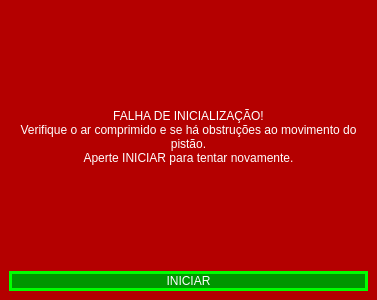
<?xml version="1.0" encoding="UTF-8"?>
<ui version="4.0">
 <class>Sobre</class>
 <widget class="QMainWindow" name="Sobre">
  <property name="geometry">
   <rect>
    <x>0</x>
    <y>0</y>
    <width>377</width>
    <height>300</height>
   </rect>
  </property>
  <property name="sizePolicy">
   <sizepolicy hsizetype="Fixed" vsizetype="Fixed">
    <horstretch>0</horstretch>
    <verstretch>0</verstretch>
   </sizepolicy>
  </property>
  <property name="font">
   <font>
    <family>Arial Black</family>
    <pointsize>18</pointsize>
    <weight>9</weight>
    <italic>false</italic>
    <bold>false</bold>
   </font>
  </property>
  <property name="windowTitle">
   <string>Startup Error!</string>
  </property>
  <property name="styleSheet">
   <string notr="true">*{color:rgb(255,255,255);background-color:rgb(180, 0, 0);font: 75 18pt &quot;Arial Black&quot;;}
QPushButton{background-color:rgb(0, 150, 0); border:3px solid rgb(0, 255, 0)}</string>
  </property>
  <widget class="QWidget" name="centralWidget">
   <property name="autoFillBackground">
    <bool>false</bool>
   </property>
   <layout class="QVBoxLayout" name="verticalLayout">
    <item>
     <widget class="QLabel" name="label">
      <property name="text">
       <string>FALHA DE INICIALIZAÇÃO!
Verifique o ar comprimido e se há obstruções ao movimento do pistão.
Aperte INICIAR para tentar novamente.</string>
      </property>
      <property name="alignment">
       <set>Qt::AlignCenter</set>
      </property>
      <property name="wordWrap">
       <bool>true</bool>
      </property>
     </widget>
    </item>
    <item>
     <widget class="QPushButton" name="startup_error_btn">
      <property name="autoFillBackground">
       <bool>false</bool>
      </property>
      <property name="styleSheet">
       <string notr="true"/>
      </property>
      <property name="text">
       <string>INICIAR</string>
      </property>
     </widget>
    </item>
   </layout>
  </widget>
 </widget>
 <resources/>
 <connections/>
</ui>
